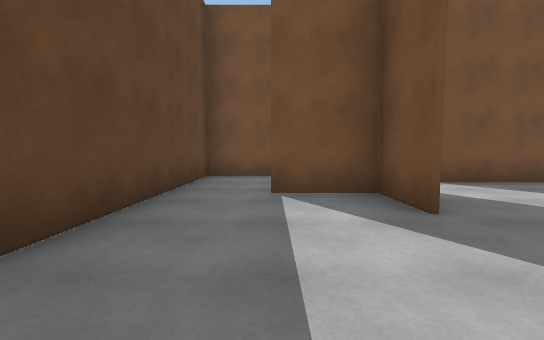
View 1 (above)

24 first-person views from a walk through a 3-D level made in the Unity game engine. The camera is 1.2 m above the floor, tilts 4° down and sees 90° across. The floor is counted in squares, 2 m on a side. Each view is taken from the middle of a square. On the plan, view 1 faces up. The plan holds only what a view shows up to about 9 squares ahead; the rest is blank. The place goes on beyond the plan. The player is left out.

View 2
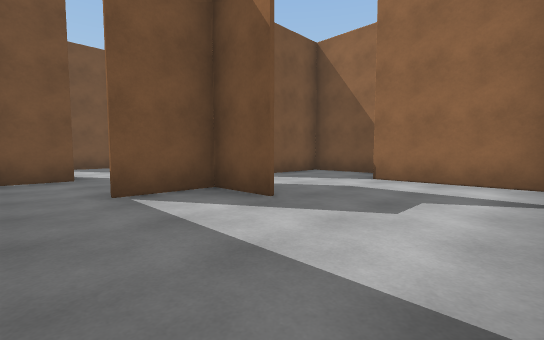

View 3
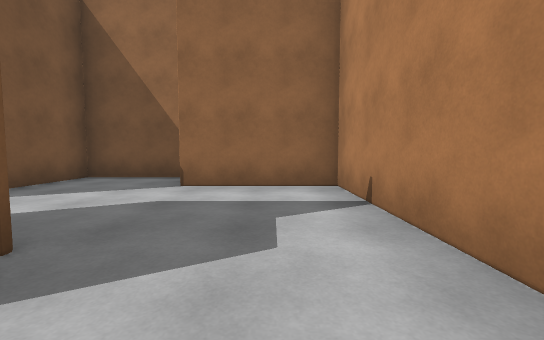

View 4
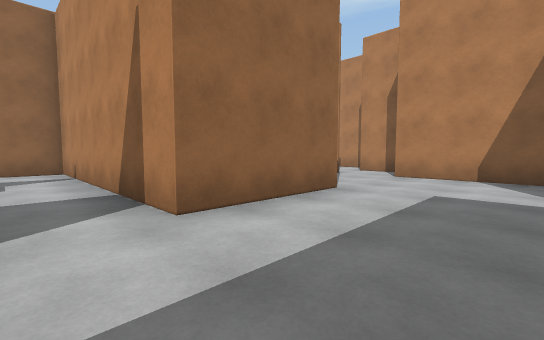

View 5
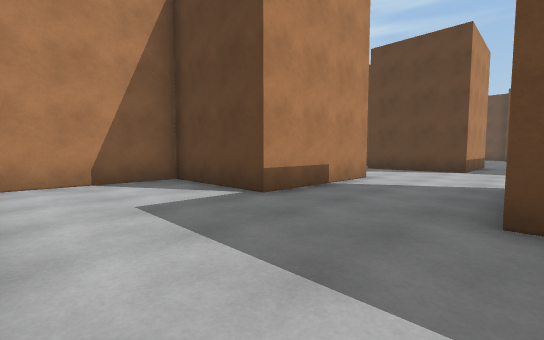

View 6
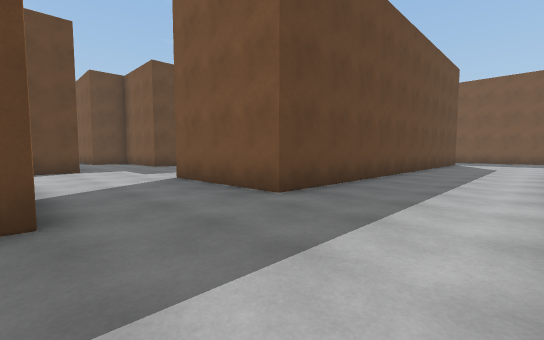

View 7
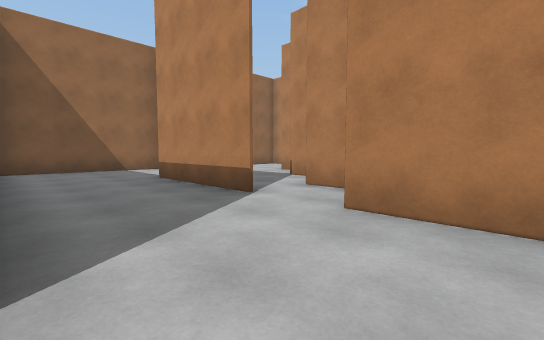

View 8
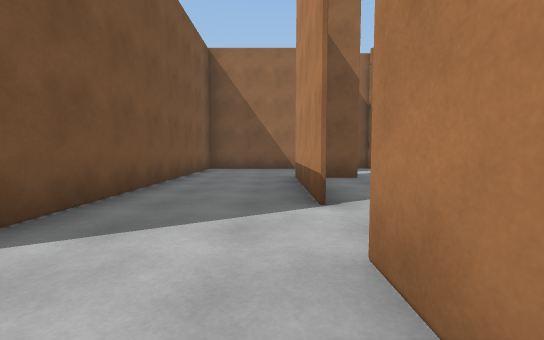

View 9
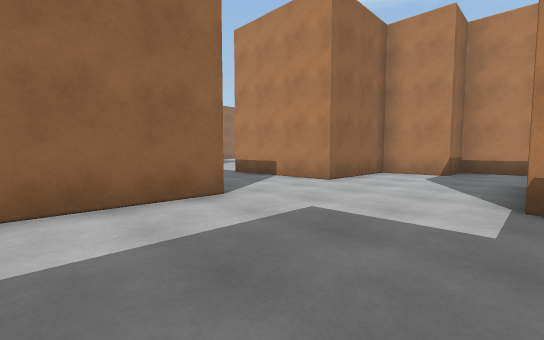

View 10
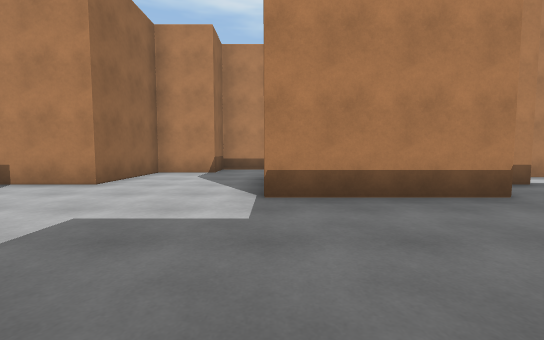

View 11
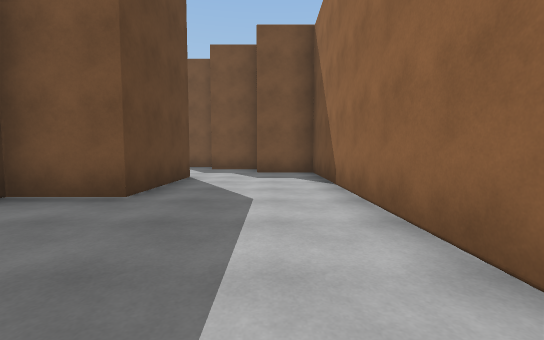

View 12
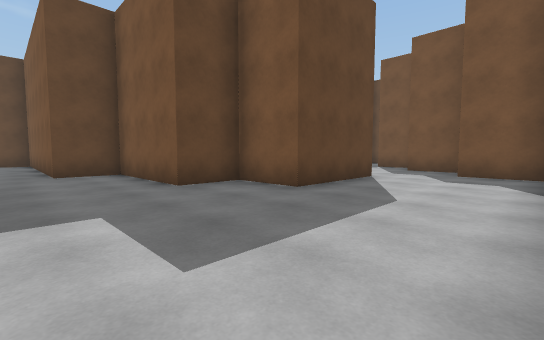

View 13
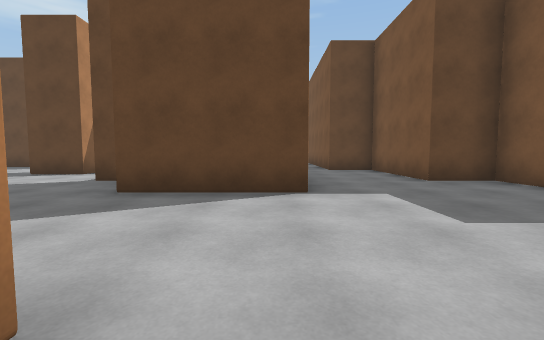

View 14
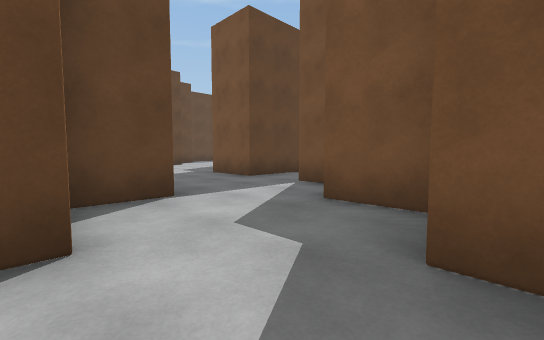

View 15
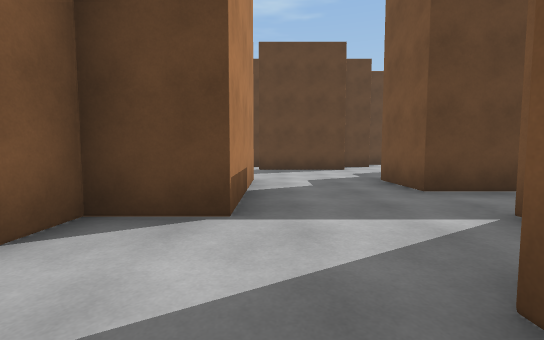

View 16
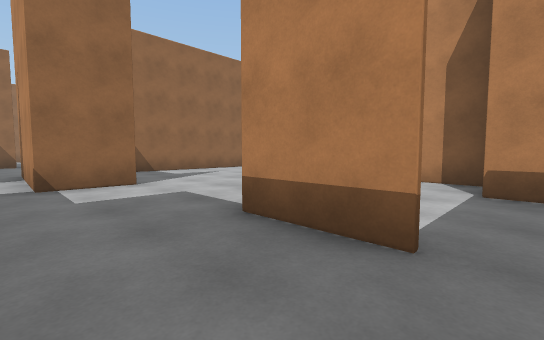

View 17
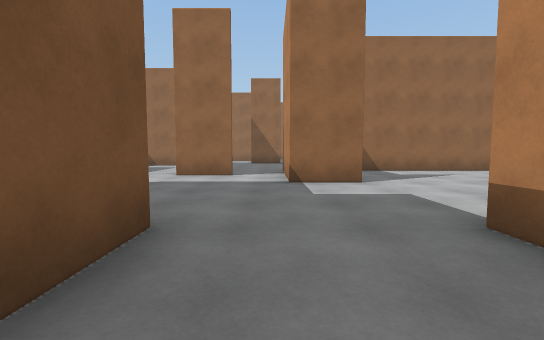

View 18
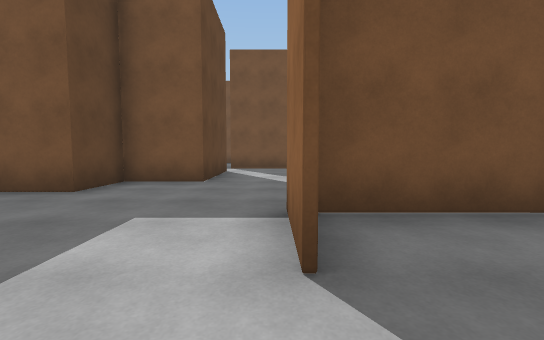

View 19
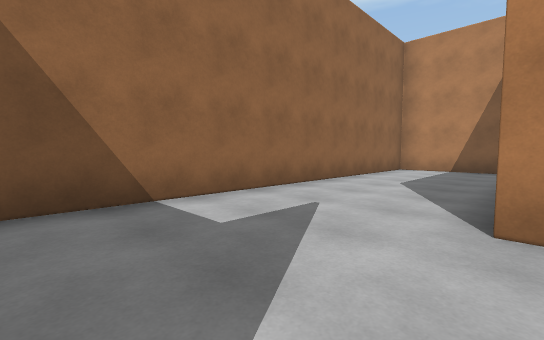

View 20
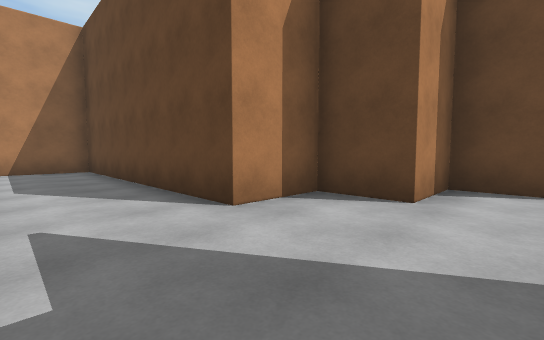

View 21
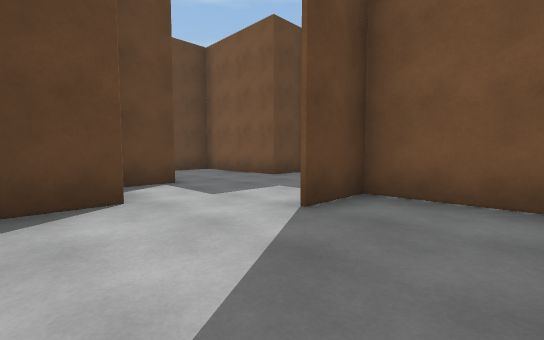

View 22
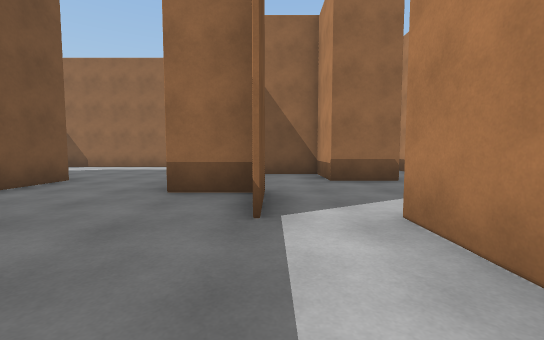

View 23
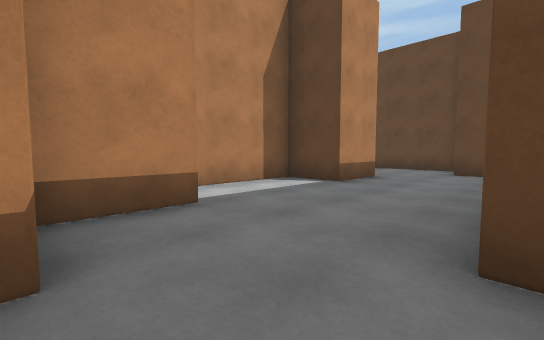

View 24
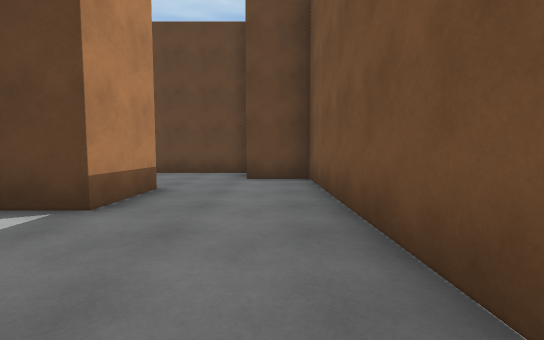

### Floor plan
Key: @ floor where view 1 was taken; # wall or solid block; x gap in a wall; . floor; T thing the floor can be seen under or through.
Columns run from 24 left of view 1 to 7 right of it. Each row starts with its distance up from view 1.
 16                x.
 15                #.
 14                #...
 13              ###..#
 12           ####....x..
 11           #.....####.    #
 10      ...  #.....#..#     .
  9      #...##.##.....# ..  .
  8      #.......###...#... ..
  7      #.........##..#..###.
  6          ###....#..#..#..  #####
  5            ###..#..#..#..  ....#
  4              #..#..#..#.###....#
  3            ###..#..#..#...#....#
  2         ####....#..#..#......#
  1         #.......#..#.........#
  0   #######.......####....@....#
 -1   #....................#######
 -2 #.........####.........#
 -3 #...##...TT..#..####...#########
 -4 #..  ##TT...##..#  #...........#
 -5          ...#...#  #...........#
 -6            ....##  ####.####...#
 -7          ##..###      ###  x. ##

Where each view was taken, in squares from view 1:
view 1: 0 up, 0 right, facing up
view 2: 0 up, 1 left, facing up-right
view 3: 1 up, 0 right, facing right
view 4: 1 up, 4 left, facing down-right
view 5: 0 up, 2 left, facing down-left
view 6: 3 down, 2 left, facing up-left
view 7: 3 down, 3 left, facing down-right
view 8: 5 down, 3 left, facing right
view 9: 2 up, 11 left, facing down-right
view 10: 2 up, 11 left, facing down
view 11: 1 down, 9 left, facing up
view 12: 1 down, 8 left, facing up-left
view 13: 2 down, 7 left, facing left
view 14: 5 up, 9 left, facing up-left
view 15: 7 up, 10 left, facing left
view 16: 11 up, 13 left, facing down-right
view 17: 11 up, 13 left, facing right
view 18: 8 up, 8 left, facing up
view 19: 9 up, 8 left, facing down-right
view 20: 9 up, 6 left, facing down-left
view 21: 7 up, 6 left, facing up-left
view 22: 3 down, 18 left, facing right
view 23: 0 up, 14 left, facing down-left
view 24: 1 down, 16 left, facing left
